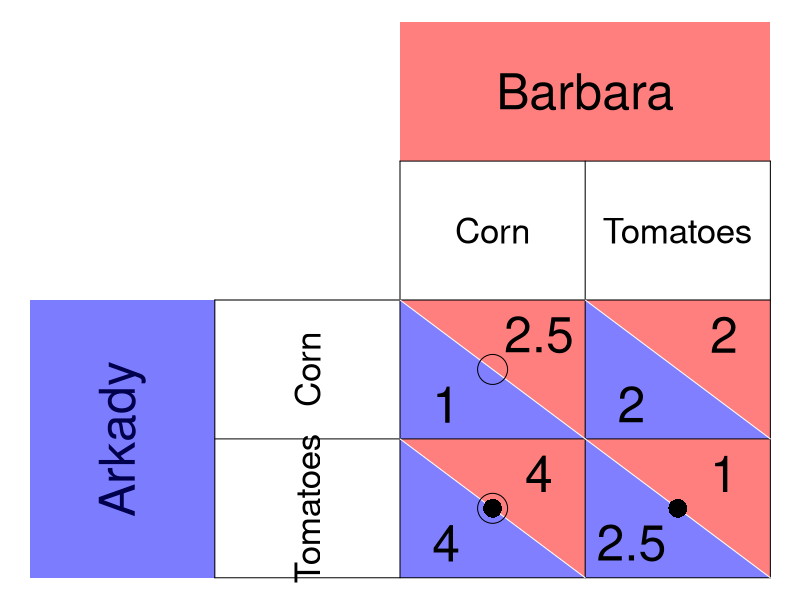

This chart was generated by the following R code:
require(ggplot2)
require(shape)
pdf(file = "society/matrix_invisiblehand.pdf", width = 9, height = 7)

par(mar =  c(0, 0, 0, 0))
xlims <- c(0, 8)
ylims <- c(0, 8)

#TextSizes
PlayerSize <- 3
StratSize <- 2.1
PayoffSize <- 3

#Payoffs are listed as c("NW", "SW", "NE", "SE")

#Considerations for Player 1
P1Name <- c("Arkady")
P1Strat <- c("Corn", "Tomatoes")
P1Payoffs <- c("1", "4", "2", "2.5")
P1BR1 <- c("SW") #Must be NW or SW - the BR prints accordingly. 
P1BR2 <- c("SE") #Must be NE or SE - the BR prints accordingly. 
#NW = (5, 3); SW = (5,1); NE = (7, 3); SE = (7, 1)
P1bestsize <- 2.5 #Adjusts size of point indicating best response of P1

#Considerations for Player 2
P2Name <- c("Barbara")
P2Strat <- c("Corn", "Tomatoes")
P2Payoffs <- c("2.5", "4", "2", "1")
P2BR1 <- c("NW") #Must be NW or NE - the BR prints accordingly. 
P2BR2 <- c("SW") #Must be SW or SE - the BR prints accordingly. 
P2bestsize <- 4 #Adjusts size of circle indicating best response of P2

plot(0, 0, xlim = xlims, ylim = ylims, type = "n",
     xlab = expression(""),
     ylab = expression(""),
     xaxt = "n", 
     yaxt = "n", 
     cex.lab = 2, 
     bty = "n")



#Color and label for Player 1 and their strategies
polygon(c(0,0,2,2,0), c(0,4,4,0,0), col=rgb(0, 0, 1, 0.3), density=NULL, border = NA)
text(1, 2, P1Name[1], srt = 90, cex = PlayerSize)

polygon(c(0,0,2,2,0), c(0,4,4,0,0), col=rgb(0, 0, 1, 0.3), density=NULL, border = NA)
text(3, 3, P1Strat[1], cex = StratSize, srt = 90)
text(3, 1, P1Strat[2], cex = StratSize, srt = 90)


#Color and label for Player 2
polygon(c(4,4,8,8,4), c(8,6,6,8,8), col=rgb(1, 0, 0, 0.5), density=NULL, border = NA)
text(6, 7, P2Name[1], cex = PlayerSize)

text(5, 5, P2Strat[1], cex = StratSize)
text(7, 5, P2Strat[2], cex = StratSize)

#NorthWest cell 
#P1
polygon(c(4,4,6,4), c(4,2,2,4), col=rgb(0, 0, 1, 0.5), density=NULL, border = NA)
#P2
polygon(c(4,6,6,4), c(4,4,2,4), col=rgb(1, 0, 0, 0.5), density=NULL, border = NA)

#P1
text(4.5, 2.5, P1Payoffs[1], cex = PayoffSize)
#P2
text(5.5, 3.5, P2Payoffs[1], cex = PayoffSize)

#SouthWest cell  
#P1
polygon(c(4,4,6,4), c(2,0,0,2), col=rgb(0, 0, 1, 0.5), density=NULL, border = NA)
#P2
polygon(c(4,6,6,4), c(2,2,0,2), col=rgb(1, 0, 0, 0.5), density=NULL, border = NA)

#P1
text(4.5, 0.5, P1Payoffs[2], cex = PayoffSize)
#P2
text(5.5, 1.5, P2Payoffs[2], cex = PayoffSize)


#NorthEast cell 
#P1
polygon(c(6,6,8,6), c(4,2,2,4), col=rgb(0, 0, 1, 0.5), density=NULL, border = NA)
#P2
polygon(c(6,8,8,6), c(4,4,2,4), col=rgb(1, 0, 0, 0.5), density=NULL, border = NA)
#P1
text(6.5, 2.5, P1Payoffs[3], cex = PayoffSize)
#P2
text(7.5, 3.5, P2Payoffs[3], cex = PayoffSize)

#SouthEast cell 
#P1
polygon(c(6,6,8,6), c(2,0,0,2), col=rgb(0, 0, 1, 0.5), density=NULL, border = NA)
#P2
polygon(c(6,8,8,6), c(2,2,0,2), col=rgb(1, 0, 0, 0.5), density=NULL, border = NA)
#P1
text(6.5, 0.5, P1Payoffs[4], cex = PayoffSize)
#P2
text(7.5, 1.5, P2Payoffs[4], cex = PayoffSize)


#Lines for the Table
segments(8, 0, 8, 6, lty = 1, col = "black")
segments(4, 6, 8, 6, lty = 1, col = "black")
segments(2, 0, 2, 4, lty = 1, col = "black")
segments(2, 0, 8, 0, lty = 1, col = "black")
segments(2, 4, 8, 4, lty = 1, col = "black")
segments(4, 0, 4, 6, lty = 1, col = "black")
segments(2, 2, 8, 2, lty = 1, col = "black")
segments(6, 0, 6, 6, lty = 1, col = "black")

#Diagonals
#NW
segments(4, 4, 6, 2, lty = 1, col = "white")
#NE
segments(6, 4, 8, 2, lty = 1, col = "white")
#SW
segments(4, 2, 6, 0, lty = 1, col = "white")
#Se
segments(6, 2, 8, 0, lty = 1, col = "white")


#Best responses 
#P1 
if (P1BR1[1] == "NW"){
  points(5, 3, pch = 16, col = "black", cex = P1bestsize)
} else{points(5, 1, pch = 16, col = "black", cex = P1bestsize)
}

if (P1BR2[1] == "NE"){
  points(7, 3, pch = 16, col = "black", cex = P1bestsize)
} else{points(7, 1, pch = 16, col = "black", cex = P1bestsize)
}


#P2
if (P2BR1[1] == "NW"){
  points(5, 3, pch = 1, col = "black", cex = P2bestsize)
} else{points(7, 3, pch = 1, col = "black", cex = P2bestsize)
}

if (P2BR2[1] == "SW"){
  points(5, 1, pch = 1, col = "black", cex = P2bestsize)
} else{points(7, 1, pch = 1, col = "black", cex = P2bestsize)
}

dev.off()
